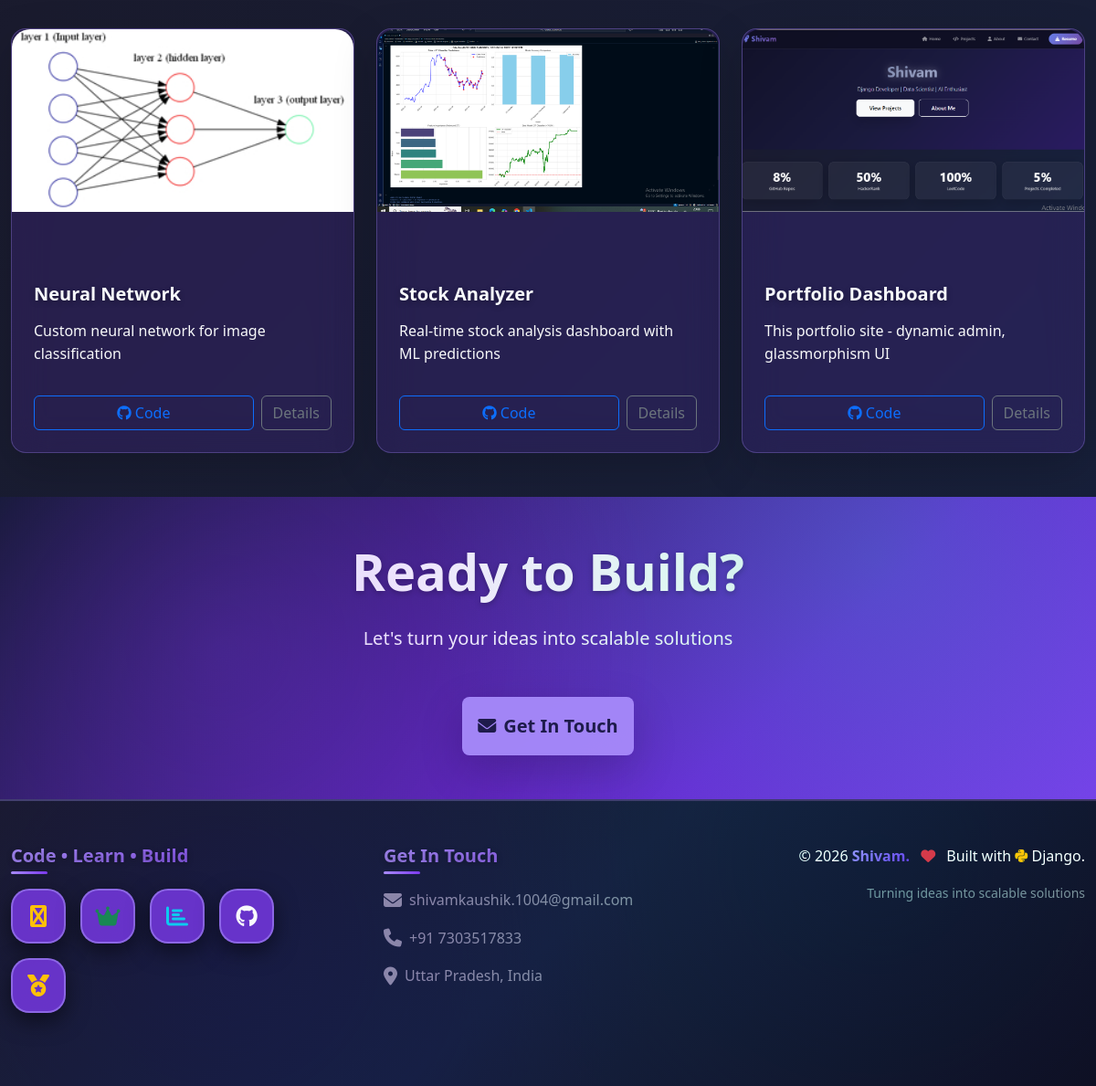
/ (lower part), run on an earlier commit of the app's database.
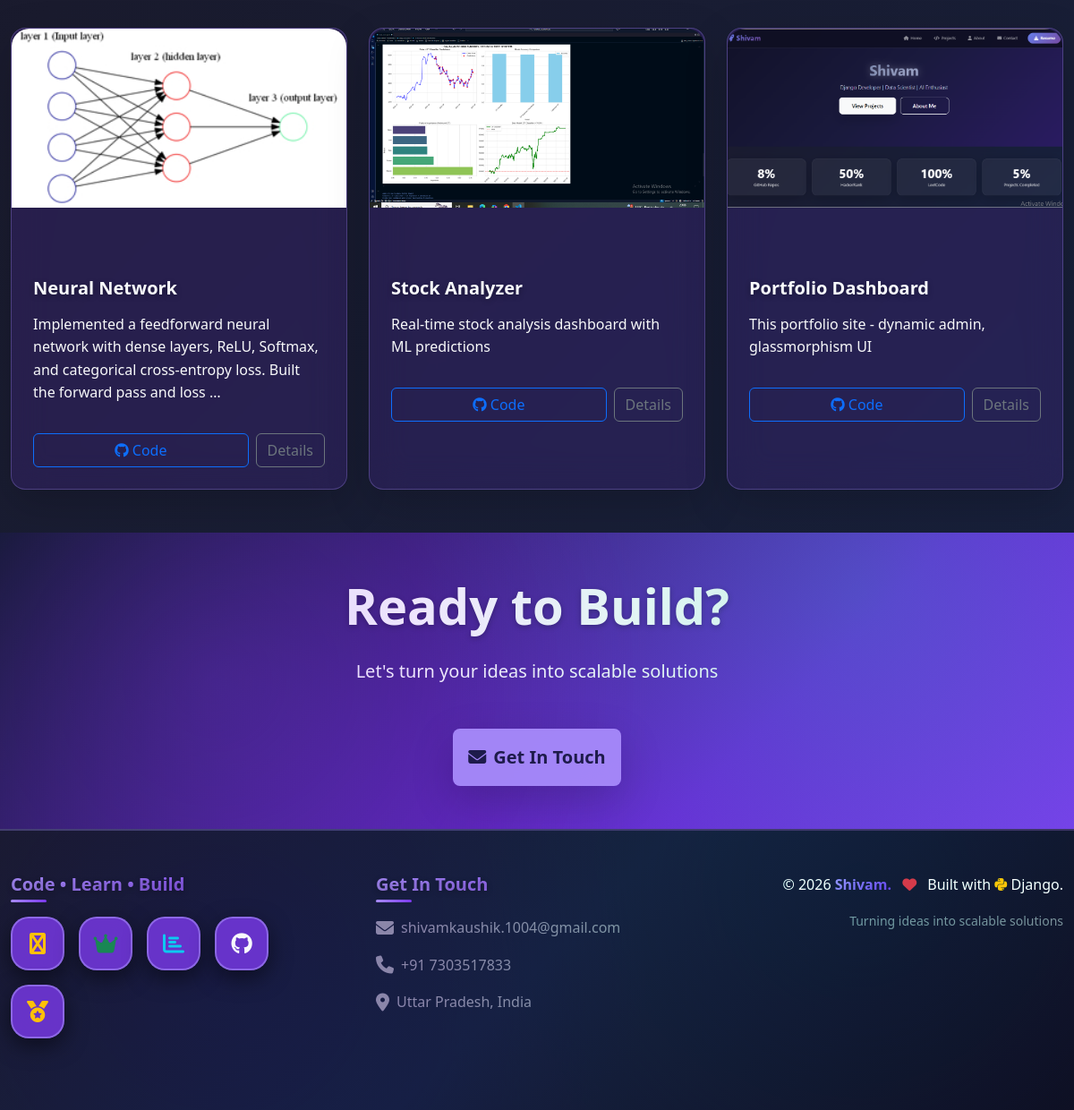
And on a later commit of the database.
### apps/core/models.py (models this page shows, shortened)
class Project(models.Model):
    title = models.CharField(max_length=200)
    slug = models.SlugField(unique=True, blank=True)  # ← ADD null=True
    description = models.TextField()
    short_description = models.CharField(max_length=300, blank=True)
    image = models.ImageField(upload_to='projects/', blank=True)
    category = models.CharField(max_length=100, default='Django')
    technologies = models.TextField(blank=True)  # "Django, PostgreSQL, React"
    github_url = models.URLField(blank=True)
    live_url = models.URLField(blank=True)
    featured = models.BooleanField(default=False)
    created_at = models.DateTimeField(auto_now_add=True)
    class Meta:
        ordering = ['-created_at']

### apps/core/views.py (the view)
# urls.py: path('', views.HomeView.as_view(), name='home'),
class HomeView(TemplateView):
    template_name = 'core/home.html'
    def get_context_data(self, **kwargs):
        context = super().get_context_data(**kwargs)
        context['stats'] = Stat.objects.all()[:4]
        context['projects'] = Project.objects.filter(featured=True)[:3]
        context['skills'] = Skill.objects.all()[:8]
        return context

### apps/core/templates/core/home.html (shortened to what this page needs)
{% extends "base.html" %}
{% load static %}
{% block content %}
<section class="py-5">
    <div class="container">
        <div class="row g-4">
            {% for project in projects|slice:":3" %}
            <div class="col-lg-4 col-md-6">
                <div class="project-card h-100 shadow-lg rounded-4 overflow-hidden hover-lift">
                    {% if project.image %}
                    <img src="{{ project.image.url }}" class="card-img-top" alt="{{ project.title }}" loading="lazy">
                    {% endif %}
                    <div class="card-body p-4">
                        <h5 class="card-title fw-bold mb-3">{{ project.title }}</h5>
                        <p class="card-text text-light">{{ project.description|truncatewords:20 }}</p>
                        <div class="d-flex gap-2">
                            {% if project.github_url %}
                            <a href="{{ project.github_url }}" target="_blank" class="btn btn-outline-primary flex-fill">
                                <i class="fab fa-github"></i> Code
                            </a>
                            {% endif %}
                            <a href="{% url 'core:project_detail' project.slug %}" class="btn btn-outline-secondary">
                                Details
                            </a>
                        </div>
                    </div>
                </div>
            </div>
            {% empty %}
            <div class="col-12 text-center py-5">
                <a href="{% url 'core:projects' %}" class="btn btn-primary btn-lg px-5">
                    Add Projects →
                </a>
            </div>
            {% endfor %}
        </div>
    </div>
</section>
<section class="py-5 text-center bg-dark text-white">
    <div class="container">
        <h2 class="display-4 fw-bold mb-4">Ready to Build?</h2>
        <p class="lead mb-5">Let's turn your ideas into scalable solutions</p>
        <a href="{% url 'contacts:contact' %}" class="btn btn-light btn-lg px-6 py-3 shadow-lg">
            <i class="fas fa-envelope me-2"></i>Get In Touch
        </a>
    </div>
</section>
{% endblock %}

What changed in the data, as far as the page shows it:
changed Project "Neural Network": description "Custom neural network for image classification" → "Implemented a feedforward neural network with dense layers, ReLU, Softmax, and categorical cross-entropy loss. Built the forward pass and loss …"
